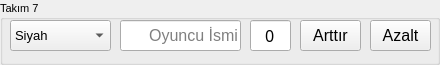
     <widget class="QGroupBox" name="teamArea_7">
      <property name="minimumSize">
       <size>
        <width>440</width>
        <height>65</height>
       </size>
      </property>
      <property name="maximumSize">
       <size>
        <width>440</width>
        <height>65</height>
       </size>
      </property>
      <property name="baseSize">
       <size>
        <width>440</width>
        <height>65</height>
       </size>
      </property>
      <property name="font">
       <font>
        <pointsize>8</pointsize>
       </font>
      </property>
      <property name="title">
       <string>Takım 7</string>
      </property>
      <property name="alignment">
       <set>Qt::AlignJustify|Qt::AlignVCenter</set>
      </property>
      <widget class="QComboBox" name="colorPicker_7">
       <property name="geometry">
        <rect>
         <x>10</x>
         <y>20</y>
         <width>101</width>
         <height>31</height>
        </rect>
       </property>
       <property name="font">
        <font>
         <pointsize>10</pointsize>
        </font>
       </property>
       <item>
        <property name="text">
         <string>Siyah</string>
        </property>
       </item>
       <item>
        <property name="text">
         <string>Gri</string>
        </property>
       </item>
       <item>
        <property name="text">
         <string>Beyaz</string>
        </property>
       </item>
       <item>
        <property name="text">
         <string>Mavi</string>
        </property>
       </item>
       <item>
        <property name="text">
         <string>Turkuaz</string>
        </property>
       </item>
       <item>
        <property name="text">
         <string>Kırmızı</string>
        </property>
       </item>
       <item>
        <property name="text">
         <string>Turuncu</string>
        </property>
       </item>
       <item>
        <property name="text">
         <string>Sarı</string>
        </property>
       </item>
       <item>
        <property name="text">
         <string>Yeşil (Açık)</string>
        </property>
       </item>
       <item>
        <property name="text">
         <string>Yeşil (Koyu)</string>
        </property>
       </item>
       <item>
        <property name="text">
         <string>Mor</string>
        </property>
       </item>
       <item>
        <property name="text">
         <string>Pembe</string>
        </property>
       </item>
       <item>
        <property name="text">
         <string>Kahverengi</string>
        </property>
       </item>
      </widget>
      <widget class="QLineEdit" name="teamScore_7">
       <property name="geometry">
        <rect>
         <x>250</x>
         <y>20</y>
         <width>41</width>
         <height>31</height>
        </rect>
       </property>
       <property name="font">
        <font>
         <family>Poppins</family>
         <pointsize>12</pointsize>
        </font>
       </property>
       <property name="text">
        <string>0</string>
       </property>
       <property name="alignment">
        <set>Qt::AlignCenter</set>
       </property>
      </widget>
      <widget class="QPushButton" name="incBt_7">
       <property name="geometry">
        <rect>
         <x>300</x>
         <y>20</y>
         <width>61</width>
         <height>31</height>
        </rect>
       </property>
       <property name="font">
        <font>
         <pointsize>12</pointsize>
        </font>
       </property>
       <property name="text">
        <string>Arttır</string>
       </property>
       <property name="iconSize">
        <size>
         <width>16</width>
         <height>16</height>
        </size>
       </property>
      </widget>
      <widget class="QPushButton" name="decBt_7">
       <property name="geometry">
        <rect>
         <x>370</x>
         <y>20</y>
         <width>61</width>
         <height>31</height>
        </rect>
       </property>
       <property name="font">
        <font>
         <pointsize>12</pointsize>
        </font>
       </property>
       <property name="text">
        <string>Azalt</string>
       </property>
       <property name="iconSize">
        <size>
         <width>16</width>
         <height>16</height>
        </size>
       </property>
      </widget>
      <widget class="QLineEdit" name="teamName_7">
       <property name="geometry">
        <rect>
         <x>120</x>
         <y>20</y>
         <width>121</width>
         <height>31</height>
        </rect>
       </property>
       <property name="font">
        <font>
         <pointsize>12</pointsize>
        </font>
       </property>
       <property name="alignment">
        <set>Qt::AlignRight|Qt::AlignTrailing|Qt::AlignVCenter</set>
       </property>
       <property name="placeholderText">
        <string>Oyuncu İsmi</string>
       </property>
      </widget>
     </widget>
